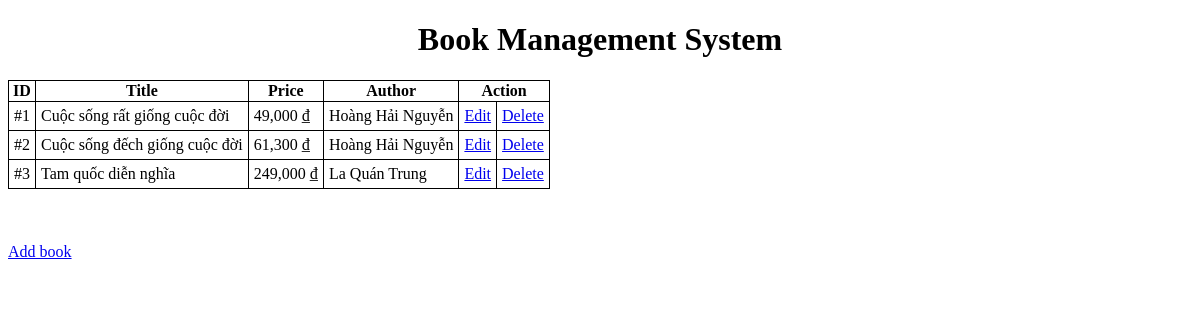
/index.php?action=home, run on the app's committed database.
### tables this page shows
CREATE TABLE `tbl_book` (
  `ID` int(5) NOT NULL,
  `Title` varchar(100) DEFAULT NULL,
  `Price` int(1) NOT NULL DEFAULT 0,
  `Author` varchar(100) DEFAULT NULL
);

### lecongminh_Connect.php (called while the page is built, shortened)
<?php
class Connect
{
    private $host = 'localhost';
    private $user = 'root';
    private $pass = '';
    private $database = 'quanlysach';
    public function connectDB()
    {
        $connect = mysqli_connect($this->host, $this->user, $this->pass, $this->database);
        mysqli_set_charset($connect, 'utf8');
        return $connect;
    }
    public function excuteQuery($sql)
    {
        $connect = $this->connectDB();
        $result = mysqli_query($connect, $sql);
        return $result;
    }
}

### lecongminh_home.php (the view)
<?php
$sql = "select * from tbl_book";
$result = (new Connect())->excuteQuery($sql);
?>
<h1>Book Management System</h1>
<div class="container">
    <table class="table-home">
        <tr>
            <th>ID</th>
            <th>Title</th>
            <th>Price</th>
            <th>Author</th>
            <th colspan='2'>Action</th>
        </tr>
        <?php foreach ($result as $each) : ?>
            <tr>
                <td id="<?php echo $each['ID']; ?>"><?php echo "#" . $each['ID']; ?></td>
                <td><?php echo $each['Title']; ?></td>
                <td><?php echo number_format($each['Price'], 0) . " ₫"; ?></td>
                <td><?php echo $each['Author']; ?></td>
                <td><a href="?action=edit&id=<?php echo $each['ID']; ?>">Edit</a></td>
                <td><a onclick="return Del('<?php echo $each['Title']; ?>')" href="?action=delete&id=<?php echo $each['ID']; ?>">Delete</a></td>
            </tr>
        <?php endforeach; ?>
    </table>
</div>
<br>
<br>
<br>
<a href="index.php?action=create">Add book</a>

### index.php (shortened to what this page needs)
<!DOCTYPE html>
<html lang="en">
<head>
    <link rel="stylesheet" href="lecongminh_style.css">
</head>
<body>
    <?php require_once 'lecongminh_route.php'; ?>
</body>
</html>

### lecongminh_route.php (shortened to what this page needs)
<?php
require_once 'lecongminh_Connect.php';
$action = $_GET['action'] ?? 'login';
switch ($action) {
    case 'home':
        require_once 'lecongminh_home.php';
        break;
}

### lecongminh_style.css (style rules this page uses)
table.table-home, tr, td, th { border-collapse: collapse; border: 1px solid black; }
.container { width: 100wh; margin-top: 20px; }
table { margin: 0 auto; }
table.table-home { margin: 0; margin-top: 20px; }
h1 { text-align: center; }
td { padding: 5px; }

### data on the page
tbl_book: ID "1", Title "Cuộc sống rất giống cuộc đời", Price "49,000", Author "Hoàng Hải Nguyễn"
tbl_book: ID "2", Title "Cuộc sống đếch giống cuộc đời", Price "61,300", Author "Hoàng Hải Nguyễn"
tbl_book: ID "3", Title "Tam quốc diễn nghĩa", Price "249,000", Author "La Quán Trung"
